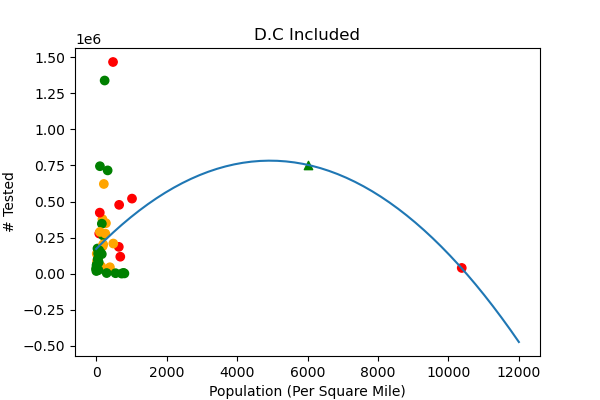

This figure's Python source:
"""
Experiment summary
------------------
Model a regression of testing based on population, and classify population/testing points with deaths
"""

import sys
sys.path.insert(0, '..')

import matplotlib.pyplot as plt
from utils import data
import os
import sklearn
import numpy as np
from sklearn.neighbors import KNeighborsClassifier
import json

# ------------ HYPERPARAMETERS -------------
BASE_PATH = '../COVID-19/csse_covid_19_data/'
GREEN = .0001 #deaths / pop
ORANGE = .0005 #deaths / pop
RED = 1 #deaths / pop
# ------------------------------------------

pop_data = os.path.join(
    BASE_PATH, 
    'csse_covid_19_time_series',
    'time_series_covid19_deaths_US.csv')

test_data = os.path.join(
    BASE_PATH,
    'csse_covid_19_daily_reports_us',
    '05-19-2020.csv')

area_data = os.path.join(
    BASE_PATH,
    'areas.csv'
)

pop_data = data.load_csv_data(pop_data)
test_data = data.load_csv_data(test_data)
area_data = data.load_csv_data(area_data)
population = []
tests = []
death_proportion = []
deaths_labels = []
areas = [] #square miles
densities = [] #store population density here for each state

for state in np.unique(pop_data['Province_State']):
    if state == 'Grand Princess' or state == 'Diamond Princess':
        continue
    sum_pop = 0
    for id_curr_state in range(len(pop_data['Province_State'])):
        if pop_data['Province_State'][id_curr_state] == state:
            sum_pop += pop_data['Population'][id_curr_state]
    population.append(sum_pop)
    for id_curr_state in range(len(test_data['Province_State'])):
        if test_data['Province_State'][id_curr_state] == state:
            n_tested = test_data['People_Tested'][id_curr_state]
    tests.append(n_tested)
    for id_curr_state in range(len(test_data['Province_State'])):
        if test_data['Province_State'][id_curr_state] == state:
            n_deaths = test_data['Deaths'][id_curr_state]
    death_proportion.append(n_deaths / sum_pop)
    for id_curr_state in range(len(area_data['State'])):
        if area_data['State'][id_curr_state] == state:
            area = area_data['TotalArea'][id_curr_state]
    areas.append(area)


for idx in range(len(areas)):
    densities.append(population[idx] / areas[idx])

# print(death_proportion)
# print('highest prop = ', np.amax(death_proportion))
# print(np.amax(densities))

for num in death_proportion:
    if num < GREEN:
        deaths_labels.append('green')
    elif num >= GREEN and num < ORANGE:
        deaths_labels.append('orange')
    elif num >= ORANGE and num < RED:
        deaths_labels.append('red')
# print(deaths)

plt.figure(figsize=(6,4))
plt.scatter(densities, tests, color = deaths_labels)
plt.xlabel('Population (Per Square Mile)')
plt.ylabel('# Tested')
plt.title('DC Included')
# plt.savefig('pop_tests_scatter.png')


#regression
p = np.poly1d(np.polyfit(densities, tests, 2))
x_range = np.linspace(0, 12000)
# plt.ylim(bottom=0)
line = p(x_range)
plt.plot(x_range, line)
# enter population density to predict tests for
pop_to_predict = 6000
testing_prediction = p(pop_to_predict)
print('Number of tested individuals expected = ', testing_prediction)

#knn
#combine points into features array
features = np.ones((len(densities), 2))
for i in range(len(densities)):
    features[i, 0] = densities[i]
    features[i, 1] = tests[i]
#assign values to color labels
num_labels = []
for color in deaths_labels:
    if color == 'green':
        num_labels.append(1)
    elif color == 'orange':
        num_labels.append(3)
    elif color == 'red':
        num_labels.append(6)
knn = KNeighborsClassifier(n_neighbors=3, metric='manhattan')
knn.fit(features, num_labels)
# enter population and tests to predict death level for
input_pop_tests = [pop_to_predict, testing_prediction]
idx_knearest = knn.kneighbors([input_pop_tests], return_distance=False)[0]
knearest_labels = []
for idx in idx_knearest:
    knearest_labels.append(num_labels[idx])

# print(idx_knearest)
# print(num_labels)
# print(features[idx_knearest])

# labels are weighted for severity
avg_label = np.mean(knearest_labels)
# print(avg_label)
# print(knearest_labels)
# get closest value out of all labels to the average label, rounded up for extra precaution
dist_avg = []
for l in num_labels:
    dist_avg.append(np.absolute(l - avg_label))
predicted_label = np.amax(num_labels[np.argmin(dist_avg)])

# print(predicted_label)
if predicted_label == 1:
    prediction_death = 'green'
elif predicted_label == 3:
    prediction_death = 'orange'
elif predicted_label == 6:
    prediction_death = 'red'


    
print('Given population density ' + str(input_pop_tests[0]) + ' and number tested ' + str(input_pop_tests[1]) + ', the predicted death level = ' + str(prediction_death))

#plot new pop, test, death level
plt.scatter(input_pop_tests[0], input_pop_tests[1], color=prediction_death, marker='^')


plt.savefig('model_pop_density_DC.png')

